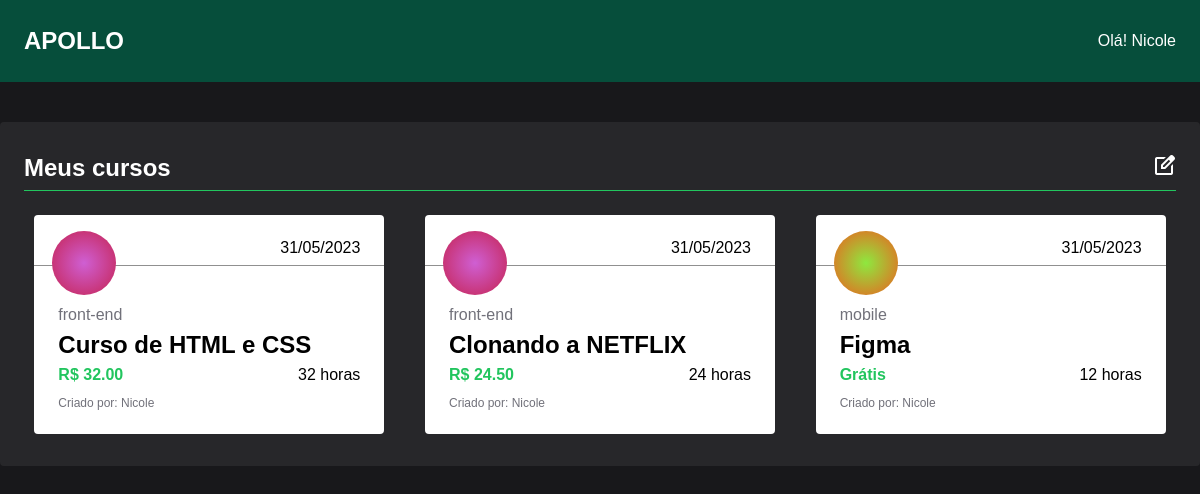
The page /pages/myCourses/index.php (signed in) on the database its author committed.
### tables this page shows
CREATE TABLE if not exists `tb_curso` (
  `cd_curso` int(11) NOT NULL,
  `nm_curso` varchar(64) NOT NULL,
  `duracao` int(11) NOT NULL,
  `diciplina` int(2) NOT NULL,
  `valor` decimal(5,2) NOT NULL,
  `cd_prof` int(11) NOT NULL,
  `dt_publicacao` datetime NOT NULL
);

CREATE TABLE if not exists `tb_diciplina` (
  `cd_diciplina` int(11) NOT NULL,
  `nm_diciplina` varchar(32) NOT NULL,
  `bg_diciplina` varchar(160) NOT NULL
);

CREATE TABLE if not exists `tb_professor` (
  `cd_prof` int(11) NOT NULL,
  `nm_prof` varchar(60) NOT NULL,
  `senha_prof` varchar(256) NOT NULL,
  `email_prof` varchar(120) NOT NULL
);

### pages/myCourses/index.php (the view, shortened to what this page needs)
<!DOCTYPE html>
<html lang="pt-BR">
<?php
    include "../../database/database.php";
    $codeUser = $_SESSION["cd_user"];
    $sql = "SELECT TC.cd_curso, TC.nm_curso, TC.duracao, TC.valor, TC.dt_publicacao, TP.nm_prof, TD.nm_diciplina, TD.bg_diciplina FROM tb_curso TC INNER JOIN tb_professor TP ON (TC.cd_prof = TP.cd_prof) INNER JOIN tb_diciplina TD ON (TC.diciplina = TD.cd_diciplina) WHERE TC.cd_prof = '$codeUser'";
    try {
        $query = mysqli_query($conexao, $sql);
    } catch (Exception $th) {
        echo $th->getMessage();
    }
?>
<head>
    <link rel="stylesheet" href="../../style/myCourses.css">
    <link rel="stylesheet" href="../../style/style.css">
</head>
<body>
    <header class="page-header">
        <div class="container-header">
            <a href="http://localhost/atv_banco_cursos" class="logo">
                APOLLO
            </a>
            <div class="profile-container">
                <span>Olá!
                    <?php
                        echo $_SESSION["user"];
                    ?>
                </span>
            </div>
        </div>
    </header>
    <main class="container-courses">
        <section>
            <div class="subtitle">
                <h2>Meus cursos</h2>
                <div class="flex">
                    <a href="http://localhost/atv_banco_cursos/pages/addCourse/">
                        <span class="material-symbols-outlined">
                        </span>
                    </a>
                </div>
            </div>
            <div class="grid-courses">
                <?php
                    if($query->num_rows > 0){
                        while($curso = $query->fetch_assoc()){
                            $dateFormat = date("d/m/Y", strtotime($curso["dt_publicacao"]));
                            $valor = $curso["valor"];
                            if($valor == 0){
                                $valor = "grátis";
                            }
                            else{
                                $valor = "R$ {$curso["valor"]}";
                            }
                            echo
                            '
                                <div class="card-course">
                                    <div class="btn-edits">
                                        <div class="edit" id="'.$curso["cd_curso"].'">
                                            <span class="material-symbols-outlined">
                                                edit
                                            </span>
                                        </div>
                                        <div class="delete" id="'.$curso["cd_curso"].'">
                                            <span class="material-symbols-outlined">
                                                delete
                                            </span>
                                        </div>
                                    </div>
                                    <div class="header-card">
                                        <div class="img-course">
                                            <div style="background:'.$curso["bg_diciplina"].'; width: 100%; height: 100%;"></div>
                                        </div>
                                        <span class="date">'.$dateFormat.'</span>
                                    </div>
                                    <div class="main-card">
                                        <span class="discipline">'.$curso["nm_diciplina"].'</span>
                                        <h4 class="title-course">'.$curso["nm_curso"].'</h4>
                                        <div class="flex">
                                            <strong class="course-cost">'.$valor.'</strong>
                                            <span class="time">'.$curso["duracao"].' horas</span>
                                        </div>
                                        <span class="createdBy">Criado por: '.$curso["nm_prof"].'</span>
                                    </div>
                                </div>
                            ';
                        }
                    }
                    else{
                        echo "<span class='text-new-course'>Explore novos horizontes! Comece criando seu primeiro curso <a href='http://localhost/atv_banco_cursos/pages/addCourse/'>agora mesmo.</a></span>";
                    }
                ?>
            </div>
        </section>
    </main>
</body>
</html>

### style/myCourses.css (style rules this page uses)
:root { --primary: #064e3b; --secundary: #22c55e; --tertiary: #042f2e; --white-color: #ffffff; --black-color: #18181b; --black-secundary-color: #27272a; }

### style/style.css (style rules this page uses)
:root { --primary: #064e3b; --secundary: #22c55e; --tertiary: #042f2e; --white-color: #ffffff; --black-color: #18181b; --black-secundary-color: #27272a; }
* { margin: 0; padding: 0; box-sizing: border-box; font-family: sans-serif; }
a { color: var(--white-color); text-decoration: none; }
body { background: var(--black-color); min-height: 100vh; }
.page-header { width: 100%; padding: 24px; background: var(--primary); color: var(--white-color) }
.container-header { display: flex; justify-content: space-between; align-items: center; max-width: 1200px; margin: 0 auto; }
.logo { font-size: 24px; font-weight: 800; user-select: none; }
.profile-container { cursor: pointer; position: relative; padding: 8px 0; }
.container-courses { max-width: 1200px; margin: 40px auto; background: var(--black-secundary-color); padding: 32px 24px; border-radius: 4px; }
.grid-courses { display: grid; grid-template-columns: repeat(3,1fr); gap: 20px; justify-items: center; }
.card-course { background: var(--white-color); min-width: 350px; border-radius: 4px; display: flex; flex-direction: column; gap: 32px; position: relative; }
.card-course .header-card { position: relative; display: flex; justify-content: end; padding: 24px 24px 8px 24px; border-bottom: 1px solid #909090; }
.card-course .header-card .img-course { position: absolute; width: 64px; height: 64px; border-radius: 50%; left: 18px; bottom: -30px; overflow: hidden; }
.card-course .main-card { padding: 8px 24px 24px 24px; display: flex; flex-direction: column; gap: 12px; }
.card-course .main-card .discipline { color: #71717a; font-size: 16px; }
.card-course .main-card .title-course { font-size: 24px; line-height: 18px; }
.card-course .main-card .course-cost { font-size: 16px; color: var(--secundary); font-weight: 800; text-transform: capitalize; }
.card-course .main-card .createdBy { color: #71717a; font-size: 12px; }
.subtitle { color: var(--white-color); margin-bottom: 24px; width: 100%; border-bottom: 1px solid var(--secundary); padding-bottom: 8px; display: flex; justify-content: space-between; }
h2 { font-size: 24px; }
.flex { display: flex; justify-content: space-between; align-items: center; gap: 12px }

### rows shown on the page
tb_curso: dt_publicacao "31/05/2023", diciplina.nm_diciplina "front-end", nm_curso "Curso de HTML e CSS", valor "R$ 32.00", duracao "32", cd_prof.nm_prof "Nicole"
tb_curso: dt_publicacao "31/05/2023", diciplina.nm_diciplina "front-end", nm_curso "Clonando a NETFLIX", valor "R$ 24.50", duracao "24", cd_prof.nm_prof "Nicole"
tb_curso: dt_publicacao "31/05/2023", diciplina.nm_diciplina "mobile", nm_curso "Figma", valor "Grátis", duracao "12", cd_prof.nm_prof "Nicole"

### other values the page prints
$_SESSION["user"] "Nicole"
